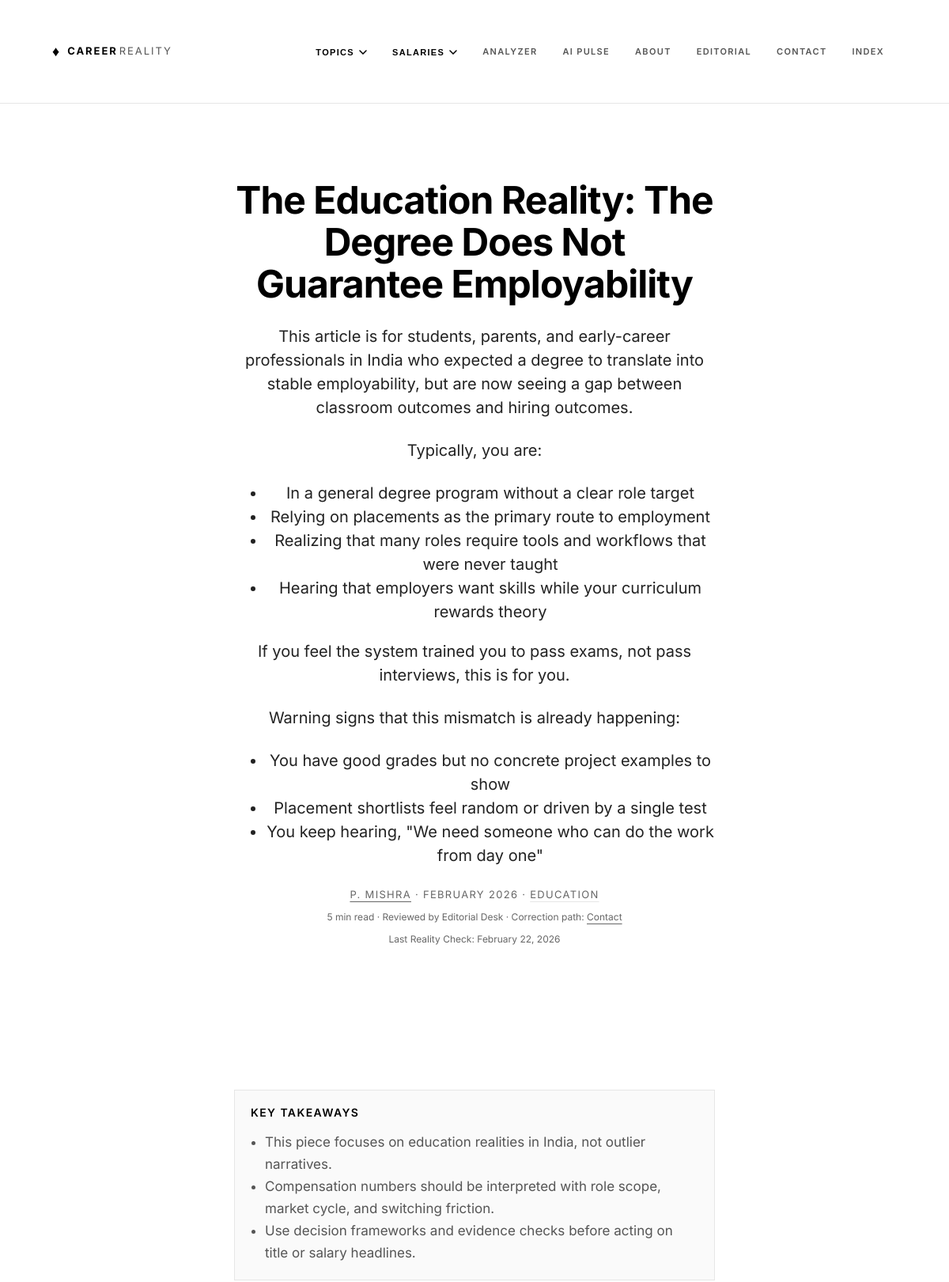
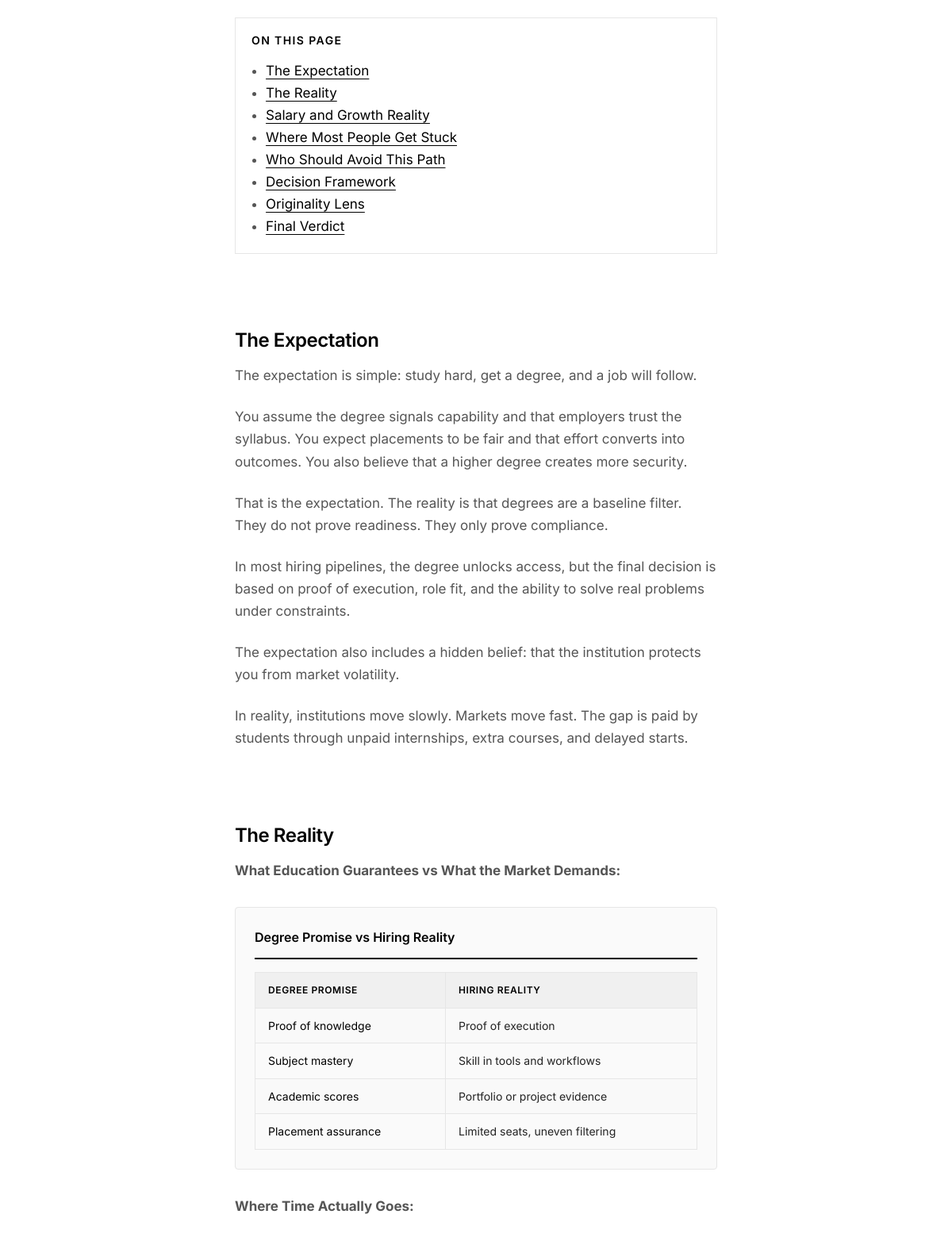
Screenshot of /article/the-education-reality-india-degree-does-not-guarantee-employability/ (upper part) with the database file from the repository (2 pictures, top to bottom).
### content/models.py (models this page shows, shortened)
class Article(models.Model):
    STATUS_CHOICES = [
        ('draft', 'Draft'),
        ('published', 'Published'),
    ]
    title = models.CharField(max_length=200)
    slug = models.SlugField(unique=True, max_length=200)
    author = models.ForeignKey(Author, on_delete=models.PROTECT)
    category = models.ForeignKey(Category, on_delete=models.PROTECT)
    status = models.CharField(max_length=20, choices=STATUS_CHOICES, default='draft')
    target_persona = models.TextField(help_text="Who is this specific article for?")
    who_should_avoid = models.TextField(help_text="Trust Signal: Who should NOT pursue this?")
    common_expectation = models.TextField(help_text="The Myth / What people think")
    actual_reality = models.TextField(help_text="The Truth / What it's actually like")
    salary_reality = models.TextField(help_text="Real data tables/ranges. No hype.")
    stuck_point = models.TextField(help_text="Where most people fail or plateau")
    verdict = models.TextField(help_text="Final honest conclusion")
    meta_title = models.CharField(max_length=60, help_text="SEO Title (max 60 chars)")
    meta_description = models.CharField(max_length=160, help_text="SEO Description (max 160 chars)")
    published_at = models.DateTimeField(blank=True, null=True)
    updated_at = models.DateTimeField(auto_now=True)
    last_reality_check = models.DateField(blank=True, null=True, help_text="Date of last factual review")

class Author(models.Model):
    name = models.CharField(max_length=100, help_text="Real human name (Proof of life)")
    display_name = models.CharField(max_length=100, help_text="Public brand-safe name")
    bio = models.TextField()
    profile_image = models.ImageField(upload_to='authors/', blank=True, null=True)
    linkedin_url = models.URLField(help_text="Critical Trust Signal")
    experience_summary = models.CharField(max_length=255, blank=True, help_text="e.g. '10+ years in Fintech Product Management'")
    is_active = models.BooleanField(default=True)

class Category(models.Model):
    name = models.CharField(max_length=100)
    slug = models.SlugField(unique=True)
    description = models.TextField(blank=True)
    order = models.PositiveIntegerField(default=0, help_text="Display order (0 = first)")
    class Meta:
        verbose_name_plural = "Categories"
        ordering = ['order', 'name']

### content/views.py (the view)
# urls.py: path('article/<slug:slug>/', views.article_detail, name='article_detail'),
@cache_page(300)
def article_detail(request, slug):
    article = get_object_or_404(Article, slug=slug, status='published')
    og_image_url = request.build_absolute_uri(reverse('article_og_image', args=[article.slug]))
    related_articles = Article.objects.filter(
        category=article.category,
        status='published'
    ).exclude(id=article.id).order_by('-published_at')[:3]
    categories = Category.objects.all()
    source_refs = _article_sources(article)
    return render(request, 'content/article_detail.html', {
        'article': article,
        'related_articles': related_articles,
        'categories': categories,
        'source_references': source_refs,
        'update_log_items': _article_update_log(article),
        'decision_framework': _decision_framework(article),
        'mistake_checklist': _mistake_checklist(article),
        'scenario_snapshot': _scenario_snapshot(article),
        'reading_time': _reading_time_minutes(article),
        'key_takeaways': _key_takeaways(article),
        'originality': _originality_moat(article),
        'evidence_map': _evidence_map(article, source_refs),
        'article_meta_title': article.meta_title,
        'article_meta_description': article.meta_description,
        'og_type': 'article',
        'og_title': article.meta_title,
        'og_description': article.meta_description,
        'og_image': og_image_url,
        'twitter_title': article.meta_title,
        'twitter_description': article.meta_description,
        'twitter_image': og_image_url,
    })

### content/views.py (called while the page is built, shortened)
def _article_update_log(article):
    logs = []
    if article.updated_at:
        logs.append({
            "date": article.updated_at.date(),
            "summary": "Reviewed salary ranges, corrected stale assumptions, and tightened internal links for related reads."
        })
    if article.last_reality_check:
        logs.append({
            "date": article.last_reality_check,
            "summary": "Revalidated core claims against current hiring and compensation signals."
        })
    if article.published_at:
        logs.append({
            "date": article.published_at.date(),
            "summary": "Initial publication with baseline market framing and trade-off analysis."
        })
    return logs

def _decision_framework(article):
    category_name = (article.category.name or "").lower()
    return [
        "If your take-home is not compounding with experience, benchmark externally before accepting internal narratives.",
        "If role expectations keep rising without title/pay movement, escalate with documented outcomes.",
        "If growth path is unclear beyond 6-9 months, run a switch-or-specialize decision cycle."
    ]

def _mistake_checklist(article):
    category_name = (article.category.name or "").lower()
    items = [
        "Treating outlier salaries as planning baselines.",
        "Using title changes as a substitute for capability changes.",
        "Delaying market benchmarking until after compensation stagnates.",
    ]
    if "data" in category_name or "ai" in category_name:
        items.append("Over-indexing on model demos without production deployment depth.")
    if "product" in category_name:
        items.append("Confusing feature shipping speed with product impact.")
    return items

def _reading_time_minutes(article):
    words = " ".join([
        article.target_persona or "",
        article.common_expectation or "",
        article.actual_reality or "",
        article.salary_reality or "",
        article.stuck_point or "",
        article.who_should_avoid or "",
        article.verdict or "",
    ])
    plain_words = len(re.sub(r"<[^>]+>", " ", words).split())
    minutes = max(4, round(plain_words / 220))
    return minutes

### templates/content/article_detail.html (shortened to what this page needs)
{% extends "base.html" %}
{% load static %}
{% block content %}
<article class="article-body">
    <header class="container-reading article-header">
        <h1>{{ article.title }}</h1>
        <div style="font-size: 20px; color: var(--c-grey-dark); line-height: 1.5; margin-bottom: 24px;">{{ article.target_persona|safe }}</div>
        <div style="font-size: 13px; color: var(--c-grey-light); text-transform: uppercase; letter-spacing: 0.1em;"><a
        href="{% url 'author_detail' article.author.id %}"
        style="color: inherit; text-decoration: underline;">{{ article.author.display_name }}</a> &middot; {{ article.published_at|date:"F Y" }} &middot; <a href="{% url 'category_detail' article.category.slug %}"
        style="color: inherit;">{{ article.category.name }}</a></div>
        <div style="font-size: 12px; color: var(--c-grey-light); margin-top: 8px;">
            {{ reading_time }} min read &middot; Reviewed by Editorial Desk &middot; Correction path:
            <a href="{% url 'contact' %}" style="color: inherit; text-decoration: underline;">Contact</a>
        </div>
        {% if article.last_reality_check %}
        <div style="font-size: 12px; color: var(--c-grey-light); margin-top: 8px;">
            Last Reality Check: {{ article.last_reality_check|date:"F j, Y" }}
        </div>
        {% endif %}
    </header>
    <div class="container-reading">
        <section style="border: 1px solid var(--c-divider); padding: 1.25rem; background: #fafafa; margin-bottom: 1.5rem;">
            <h2 style="font-size: 14px; text-transform: uppercase; letter-spacing: 0.1em; margin-top: 0;">Key Takeaways</h2>
            <ul style="margin: 0; padding-left: 18px;">
                {% for takeaway in key_takeaways %}
                <li>{{ takeaway }}</li>
                {% endfor %}
            </ul>
        </section>
        <section style="border: 1px solid var(--c-divider); padding: 1.25rem; margin-bottom: 2rem;">
            <h2 style="font-size: 14px; text-transform: uppercase; letter-spacing: 0.1em; margin-top: 0;">On This Page</h2>
            <ul style="margin: 0; padding-left: 18px;">
                <li><a href="#expectation" style="text-decoration: underline;">The Expectation</a></li>
                <li><a href="#reality" style="text-decoration: underline;">The Reality</a></li>
                <li><a href="#salary-growth" style="text-decoration: underline;">Salary and Growth Reality</a></li>
                <li><a href="#stuck-point" style="text-decoration: underline;">Where Most People Get Stuck</a></li>
                <li><a href="#avoid-path" style="text-decoration: underline;">Who Should Avoid This Path</a></li>
                <li><a href="#decision-framework" style="text-decoration: underline;">Decision Framework</a></li>
                <li><a href="#originality-lens" style="text-decoration: underline;">Originality Lens</a></li>
                <li><a href="#verdict" style="text-decoration: underline;">Final Verdict</a></li>
            </ul>
        </section>
        <section id="expectation">
            <h2>The Expectation</h2>
            {{ article.common_expectation|safe }}
        </section>
        <section id="reality">
            <h2>The Reality</h2>
            {{ article.actual_reality|safe }}
        </section>
    </div>
</article>
{% endblock %}

### static/css/style.css (style rules this page uses)
:root { --c-white: #ffffff; --c-black: #000000; --c-grey-dark: #222222; --c-grey-mid: #555555; --c-grey-light: #666666; --c-divider: #e6e6e6; --c-bg-footer: #f9f9f9; --w-wide: 1100px; --w-medium: 840px; --w-narrow: 640px; --space-sm: 16px; --space-md: 48px; --space-lg: 96px; --space-xl: 180px; }
* { box-sizing: border-box; }
body { background-color: var(--c-white); color: var(--c-grey-mid); color: var(--c-grey-mid); font-family: 'Inter', -apple-system, BlinkMacSystemFont, "Segoe UI", Roboto, Helvetica, Arial, sans-serif; font-size: 17px; line-height: 1.65; margin: 0; padding: 0; -webkit-font-smoothing: antialiased; overflow-x: hidden; width: 100%; overflow-wrap: break-word; }
html { overflow-x: hidden; }
.container-reading { max-width: var(--w-narrow); margin: 0 auto; padding: 0 var(--space-sm); }
h1, h2, h3 { color: var(--c-black); line-height: 1.1; letter-spacing: -0.02em; }
h1 { font-size: 64px; font-weight: 700; margin-top: 0; margin-bottom: var(--space-sm); color: var(--c-black); }
h2 { font-size: 24px; font-weight: 600; margin-top: var(--space-lg); margin-bottom: var(--space-sm); }
p { margin-bottom: 24px; max-width: 100%; }
.chart-container { margin: 32px 0; padding: 24px; background: #fafafa; border: 1px solid var(--c-divider); border-radius: 4px; }
.chart-container h4 { font-size: 16px; font-weight: 600; color: var(--c-black); margin: 0 0 16px 0; padding-bottom: 12px; border-bottom: 2px solid var(--c-black); }
.data-table { width: 100%; border-collapse: collapse; font-size: 14px; margin: 0; }
.data-table th { text-align: left; font-weight: 600; color: var(--c-black); background: #f0f0f0; padding: 12px 16px; border: 1px solid var(--c-divider); font-size: 12px; text-transform: uppercase; letter-spacing: 0.05em; }
.data-table td { padding: 12px 16px; border: 1px solid var(--c-divider); color: var(--c-grey-dark); vertical-align: top; line-height: 1.4; }
.data-table tr:nth-child(even) { background: #f9f9f9; }
.data-table td:first-child { font-weight: 500; color: var(--c-black); }
.article-header { text-align: center; margin-bottom: var(--space-xl); }
.article-header h1 { font-size: 48px; margin-bottom: 24px; }

### rows the page displays
Article: title "The Education Reality: The Degree Does Not Guarantee Employability", target_persona "This article is for students, parents, and early-career professionals in India who expected a degree to translate into stable employability, but are now seeing a gap between classroom outcomes and hiring outcomes. Typically, you are: In a general degree program without a clear role target Relying on placements as the primary route to employment Realizing that many roles require tools and workflows that were never taught Hearing that employers want skills while your curriculum rewards theory If you feel the system trained you to pass exams, not pass interviews, this is for you. Warning signs that this mismatch is already happening: You have good grades but no concrete project examples to…", author.display_name "P. MISHRA", published_at "FEBRUARY 2026", category.name "EDUCATION", last_reality_check "February 22, 2026", common_expectation "The expectation is simple: study hard, get a degree, and a job will follow. You assume the degree signals capability and that employers trust the syllabus. You expect placements to be fair and that effort converts into outcomes. You also believe that a higher degree creates more security. That is the expectation. The reality is that degrees are a baseline filter. They do not prove readiness. They only prove compliance. In most hiring pipelines, the degree unlocks access, but the final decision is based on proof of execution, role fit, and the ability to solve real problems under constraints. The expectation also includes a hidden belief: that the institution protects you from market…", actual_reality "What Education Guarantees vs What the Market Demands: Degree Promise vs Hiring Reality DEGREE PROMISE HIRING REALITY Proof of knowledge Proof of execution Subject mastery Skill in tools and workflows Academic scores Portfolio or project evidence Placement assurance Limited seats, uneven filtering Where Time Actually Goes:"

### other values shown
{{ reading_time }} "5"
{{ takeaway }} "This piece focuses on education realities in India, not outlier narratives." "Compensation numbers should be interpreted with role scope, market cycle, and switching friction." "Use decision frameworks and evidence checks before acting on title or salary headlines."
